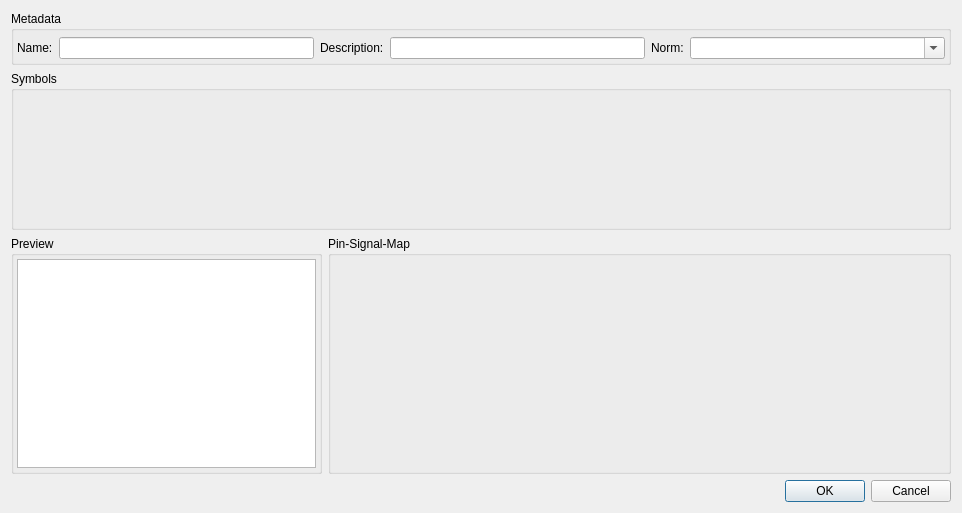
<?xml version="1.0" encoding="UTF-8"?>
<ui version="4.0">
 <class>librepcb::editor::ComponentSymbolVariantEditDialog</class>
 <widget class="QDialog" name="librepcb::editor::ComponentSymbolVariantEditDialog">
  <property name="windowModality">
   <enum>Qt::ApplicationModal</enum>
  </property>
  <property name="geometry">
   <rect>
    <x>0</x>
    <y>0</y>
    <width>962</width>
    <height>513</height>
   </rect>
  </property>
  <property name="windowTitle">
   <string>Component Symbol Variant</string>
  </property>
  <property name="modal">
   <bool>true</bool>
  </property>
  <layout class="QVBoxLayout" name="verticalLayout_3" stretch="0,2,3,0">
   <item>
    <widget class="QGroupBox" name="gbxMetadata">
     <property name="title">
      <string>Metadata</string>
     </property>
     <layout class="QHBoxLayout" name="horizontalLayout_2">
      <property name="spacing">
       <number>6</number>
      </property>
      <property name="leftMargin">
       <number>3</number>
      </property>
      <property name="topMargin">
       <number>6</number>
      </property>
      <property name="rightMargin">
       <number>3</number>
      </property>
      <property name="bottomMargin">
       <number>3</number>
      </property>
      <item>
       <widget class="QLabel" name="label_2">
        <property name="text">
         <string>Name:</string>
        </property>
       </widget>
      </item>
      <item>
       <widget class="QLineEdit" name="edtName">
        <property name="maxLength">
         <number>20</number>
        </property>
       </widget>
      </item>
      <item>
       <widget class="QLabel" name="label_3">
        <property name="text">
         <string>Description:</string>
        </property>
       </widget>
      </item>
      <item>
       <widget class="QLineEdit" name="edtDescription">
        <property name="maxLength">
         <number>50</number>
        </property>
       </widget>
      </item>
      <item>
       <widget class="QLabel" name="label_4">
        <property name="text">
         <string>Norm:</string>
        </property>
       </widget>
      </item>
      <item>
       <widget class="QComboBox" name="cbxNorm">
        <property name="sizePolicy">
         <sizepolicy hsizetype="Expanding" vsizetype="Fixed">
          <horstretch>0</horstretch>
          <verstretch>0</verstretch>
         </sizepolicy>
        </property>
        <property name="editable">
         <bool>true</bool>
        </property>
        <property name="insertPolicy">
         <enum>QComboBox::NoInsert</enum>
        </property>
       </widget>
      </item>
     </layout>
    </widget>
   </item>
   <item>
    <widget class="QGroupBox" name="groupBox_2">
     <property name="title">
      <string>Symbols</string>
     </property>
     <layout class="QHBoxLayout" name="horizontalLayout" stretch="2">
      <property name="leftMargin">
       <number>3</number>
      </property>
      <property name="topMargin">
       <number>6</number>
      </property>
      <property name="rightMargin">
       <number>3</number>
      </property>
      <property name="bottomMargin">
       <number>3</number>
      </property>
      <item>
       <widget class="librepcb::editor::ComponentSymbolVariantItemListEditorWidget" name="symbolListWidget" native="true"/>
      </item>
     </layout>
    </widget>
   </item>
   <item>
    <layout class="QHBoxLayout" name="horizontalLayout_3" stretch="1,2">
     <item>
      <widget class="QGroupBox" name="groupBox">
       <property name="title">
        <string>Preview</string>
       </property>
       <layout class="QVBoxLayout" name="verticalLayout_2">
        <property name="leftMargin">
         <number>3</number>
        </property>
        <property name="topMargin">
         <number>3</number>
        </property>
        <property name="rightMargin">
         <number>3</number>
        </property>
        <property name="bottomMargin">
         <number>3</number>
        </property>
        <item>
         <widget class="librepcb::editor::GraphicsView" name="graphicsView"/>
        </item>
       </layout>
      </widget>
     </item>
     <item>
      <widget class="QGroupBox" name="groupBox_3">
       <property name="title">
        <string>Pin-Signal-Map</string>
       </property>
       <layout class="QVBoxLayout" name="verticalLayout">
        <property name="leftMargin">
         <number>3</number>
        </property>
        <property name="topMargin">
         <number>6</number>
        </property>
        <property name="rightMargin">
         <number>3</number>
        </property>
        <property name="bottomMargin">
         <number>3</number>
        </property>
        <item>
         <widget class="librepcb::editor::CompSymbVarPinSignalMapEditorWidget" name="pinSignalMapEditorWidget" native="true"/>
        </item>
       </layout>
      </widget>
     </item>
    </layout>
   </item>
   <item>
    <widget class="QDialogButtonBox" name="buttonBox">
     <property name="orientation">
      <enum>Qt::Horizontal</enum>
     </property>
     <property name="standardButtons">
      <set>QDialogButtonBox::Cancel|QDialogButtonBox::Ok</set>
     </property>
    </widget>
   </item>
  </layout>
 </widget>
 <customwidgets>
  <customwidget>
   <class>librepcb::editor::ComponentSymbolVariantItemListEditorWidget</class>
   <extends>QWidget</extends>
   <header location="global">librepcb/editor/library/cmp/componentsymbolvariantitemlisteditorwidget.h</header>
   <container>1</container>
  </customwidget>
  <customwidget>
   <class>librepcb::editor::CompSymbVarPinSignalMapEditorWidget</class>
   <extends>QWidget</extends>
   <header location="global">librepcb/editor/library/cmp/compsymbvarpinsignalmapeditorwidget.h</header>
   <container>1</container>
  </customwidget>
  <customwidget>
   <class>librepcb::editor::GraphicsView</class>
   <extends>QGraphicsView</extends>
   <header location="global">librepcb/editor/widgets/graphicsview.h</header>
  </customwidget>
 </customwidgets>
 <resources/>
 <connections>
  <connection>
   <sender>buttonBox</sender>
   <signal>accepted()</signal>
   <receiver>librepcb::editor::ComponentSymbolVariantEditDialog</receiver>
   <slot>accept()</slot>
   <hints>
    <hint type="sourcelabel">
     <x>257</x>
     <y>680</y>
    </hint>
    <hint type="destinationlabel">
     <x>157</x>
     <y>274</y>
    </hint>
   </hints>
  </connection>
  <connection>
   <sender>buttonBox</sender>
   <signal>rejected()</signal>
   <receiver>librepcb::editor::ComponentSymbolVariantEditDialog</receiver>
   <slot>reject()</slot>
   <hints>
    <hint type="sourcelabel">
     <x>325</x>
     <y>680</y>
    </hint>
    <hint type="destinationlabel">
     <x>286</x>
     <y>274</y>
    </hint>
   </hints>
  </connection>
 </connections>
</ui>
